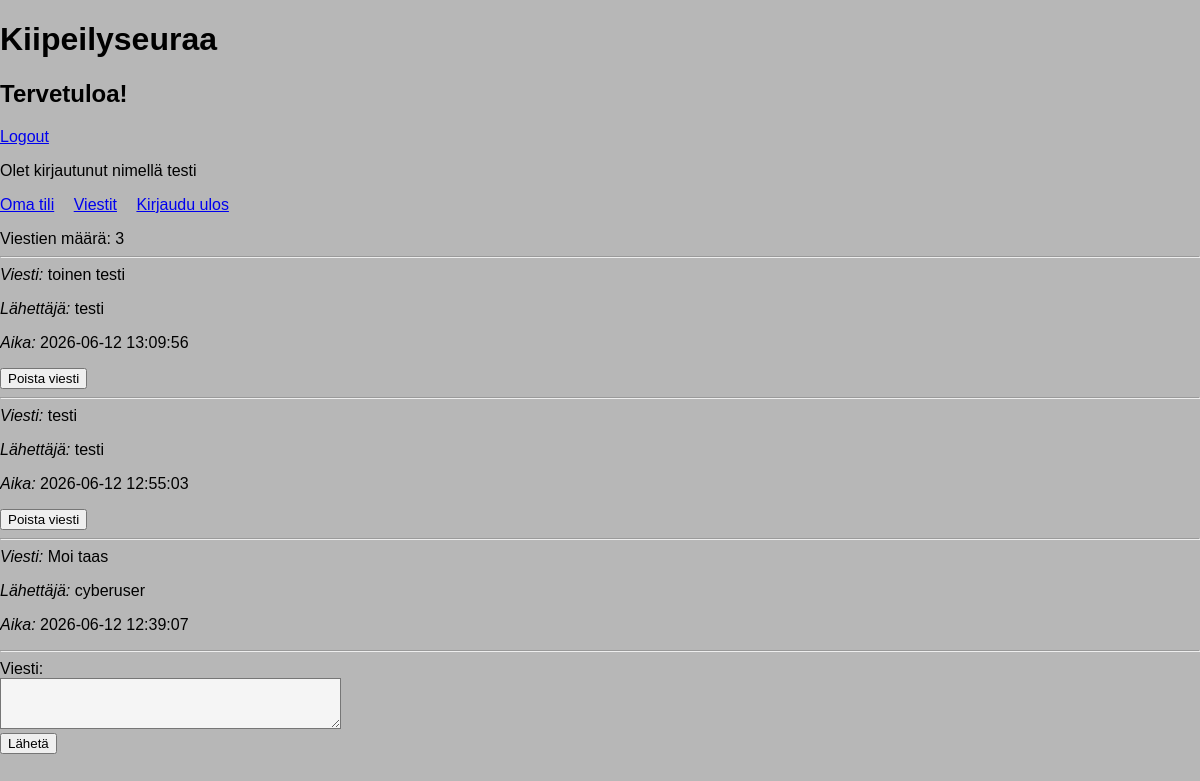
Page /messages/ (signed in) on the committed database.
### cyber_security_app/models.py (models this page shows)
class Message(models.Model):
	content = models.TextField(null=True, blank=True)
	user = models.ForeignKey(User, on_delete=models.CASCADE)
	sent_at = models.DateTimeField(null=True, blank=True)
	class Meta:
		db_table = "messages"

### cyber_security_app/views.py (the view)
# urls.py: path("messages/", views.messages, name="messages"),
@login_required
def messages(request):
    message_list = Message.objects.select_related("user").order_by("-sent_at")
    return render(
        request,
        "cyber_security_app/messages.html",
        {
            "messages": message_list,
            "count": message_list.count(),
        },
    )

### cyber_security_app/templates/cyber_security_app/messages.html (shortened to what this page needs)
{% extends "cyber_security_app/index.html" %}
{% block content %}
Viestien määrä: {{ count }}
<hr>
{% for message in messages %}
<i>Viesti:</i> {{ message.content }}
<p>
<i>Lähettäjä:</i> {{ message.user.username }}
<p>
<i>Aika:</i> {{ message.sent_at|date:"Y-m-d H:i:s" }}
<p>
{% if message.user == request.user %}
    <form action="{% url 'remove_message' %}" method="post">
    <button type="submit">Poista viesti</button>
    </form>
{% endif %}
<hr>
{% endfor %}
<form action="{% url 'send_message' %}" method="post">
    Viesti: <br>
    <textarea name="content" rows="3" cols="40"></textarea>
    <br>
    <input type="submit" value="Lähetä">
    </form>
{% endblock %}

### cyber_security_app/templates/cyber_security_app/index.html (shortened to what this page needs)
<!doctype html>
{% load static %}
<link rel="stylesheet" href="{% static 'styles.css' %}">
<h1>Kiipeilyseuraa</h1>
<h2>Tervetuloa!</h2>
{% if request.user.is_authenticated %}
  <a href="{% url 'logout' %}">Logout</a>
{% else %}
  <a href="{% url 'login' %}">Login</a>
  <a href="{% url 'register' %}">Register</a>
{% endif %}
{% if request.user.is_authenticated %}
    {% include "cyber_security_app/top_info.html" %}
{% endif %}
{% block content %}{% endblock %}

### cyber_security_app/templates/cyber_security_app/top_info.html
<p>Olet kirjautunut nimellä {{ request.user.username }}</p>
<p>
    <a class="links" href="{% url 'profile' %}">Oma tili</a>
    <a class="links" href="{% url 'messages' %}">Viestit</a>
    <a class="links" href="{% url 'logout' %}">Kirjaudu ulos</a>
</p>

### cyber_security_app/static/cyber_security_app/styles.css (style rules this page uses)
textarea { background-color: whitesmoke; }
.links { margin-right: 15px; }

### rows in the picture
Message: content "toinen testi", user.username "testi", sent_at "2026-06-12 13:09:56"
Message: content "testi", user.username "testi", sent_at "2026-06-12 12:55:03"
Message: content "Moi taas", user.username "cyberuser", sent_at "2026-06-12 12:39:07"

### other values in the picture
{{ request.user.username }} "testi"
{{ count }} "3"
